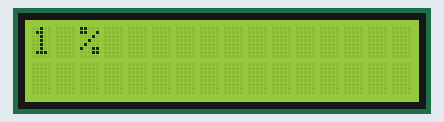
The sketch below on a simulated Arduino Uno, built with avr-gcc and run on an emulated ATmega328P. Shown: 16×2 character LCD.

Above: at 0.22 s.
At 1.46 s:
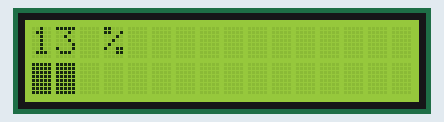
At 2.8 s:
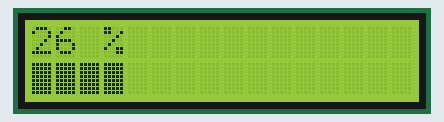
At 5.38 s:
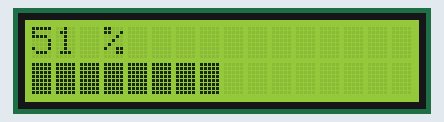
At 7.97 s:
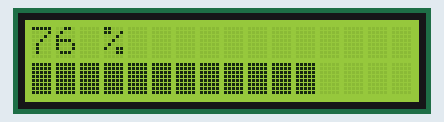
At 10.4 s:
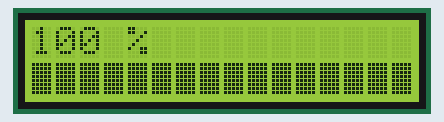

Measured:
- by itself, everything shown: repeats every 11.4 s, in 101 steps
- what the display in image 5 shows lasts 1.1 s, from 10.4 s to 11.5 s

The sketch:

Bar_Progress_v1.ino
```cpp
/*
 * NAME: SIMPLE BAR PROGRESS VERSION I
 * SHIELD USED : LCD KEYPAD 16x2
 * Credits CREATION: https://www.carnetdumaker.net/
 *
 * MODIFIED AND SHARED:  César J. Fois https://cesarfois.github.io/
 * Versão: 20 11 2018
 *
 */


/*Inclui biblioteca LiquidCrystal para LCD */
#include <LiquidCrystal.h>


/* Cria o objeto lcd com uma configuração de pinos compatível com o escudo LCD DFRobots */
LiquidCrystal lcd(8, 9, 4, 5, 6, 7);


/* Constantes para o tamanho da tela LCD */
const int LCD_NB_ROWS = 2;
const int LCD_NB_COLUMNS = 16;

/* Caracteres personalizados */
byte DIV_0_OF_5[8] = {
  B00000,
  B00000,
  B00000,
  B00000,
  B00000,
  B00000,
  B00000,
  B00000
}; // 0 / 5

byte DIV_1_OF_5[8] = {
  B10000,
  B10000,
  B10000,
  B10000,
  B10000,
  B10000,
  B10000,
  B10000
}; // 1 / 5

byte DIV_2_OF_5[8] = {
  B11000,
  B11000,
  B11000,
  B11000,
  B11000,
  B11000,
  B11000,
  B11000
}; // 2 / 5

byte DIV_3_OF_5[8] = {
  B11100,
  B11100,
  B11100,
  B11100,
  B11100,
  B11100,
  B11100,
  B11100
}; // 3 / 5

byte DIV_4_OF_5[8] = {
  B11110,
  B11110,
  B11110,
  B11110,
  B11110,
  B11110,
  B11110,
  B11110
}; // 4 / 5

byte DIV_5_OF_5[8] = {
  B11111,
  B11111,
  B11111,
  B11111,
  B11111,
  B11111,
  B11111,
  B11111
}; // 5 / 5


/**
 *Função de configuração da tela LCD para a barra de progresso.
 * Usa caracteres personalizados de 0 a 5 (6 e 7 permanecem disponíveis).
 */
void setup_progressbar() {

  /* Salva caracteres personalizados na memória da tela LCD */
  lcd.createChar(0, DIV_0_OF_5);
  lcd.createChar(1, DIV_1_OF_5);
  lcd.createChar(2, DIV_2_OF_5);
  lcd.createChar(3, DIV_3_OF_5);
  lcd.createChar(4, DIV_4_OF_5);
  lcd.createChar(5, DIV_5_OF_5);
}
/**
 * Fonction dessinant la barre de progression.
 *
 * @param percent A porcentagem a ser exibida.
 */
void draw_progressbar(byte percent) {

  /* Exibe o novo valor numericamente na primeira linha */
  lcd.setCursor(0, 0);
  lcd.print(percent);
  lcd.print(F(" %  "));
  // N.B. Les deux espaces en fin de ligne permettent d'effacer les chiffres du pourcentage
  // précédent quand on passe d'une valeur à deux ou trois chiffres à une valeur à deux ou un chiffres.

  /* Mova o cursor para a segunda linha*/
  lcd.setCursor(0, 1);

  /* Mapeie o intervalo (0 ~ 100) para o intervalo (0 ~ LCD_NB_COLUMNS * 5) */
  byte nb_columns = map(percent, 0, 100, 0, LCD_NB_COLUMNS * 5);

  /* Dessine chaque caractère de la ligne */
  for (byte i = 0; i < LCD_NB_COLUMNS; ++i) {

    /* Com base no número de colunas restantes para exibir */
    if (nb_columns == 0) { // Case vide
      lcd.write((byte) 0);

    } else if (nb_columns >= 5) { // Case pleine
      lcd.write(5);
      nb_columns -= 5;

    } else { // Derniére case non vide
      lcd.write(nb_columns);
      nb_columns = 0;
    }
  }
}
/** Fonction setup() */
void setup(){

  /* Inicializa a tela LCD */
  lcd.begin(LCD_NB_COLUMNS, LCD_NB_ROWS);
  setup_progressbar();
  lcd.clear();
}


/** Fonction loop() */
void loop(){

  /* Valor percentual da barra de progresso */
  static byte percent = 0;

  /* Mostra o valor */
  draw_progressbar(percent);

  /* Aumenta a porcentagem */
  if (++percent == 101) {
    //Retorna para zero se a porcentagem exceder 100%
    percent = 0;
    delay(1000);
  }

  /* Tempo de espera curto*/
  delay(100);
}
```
